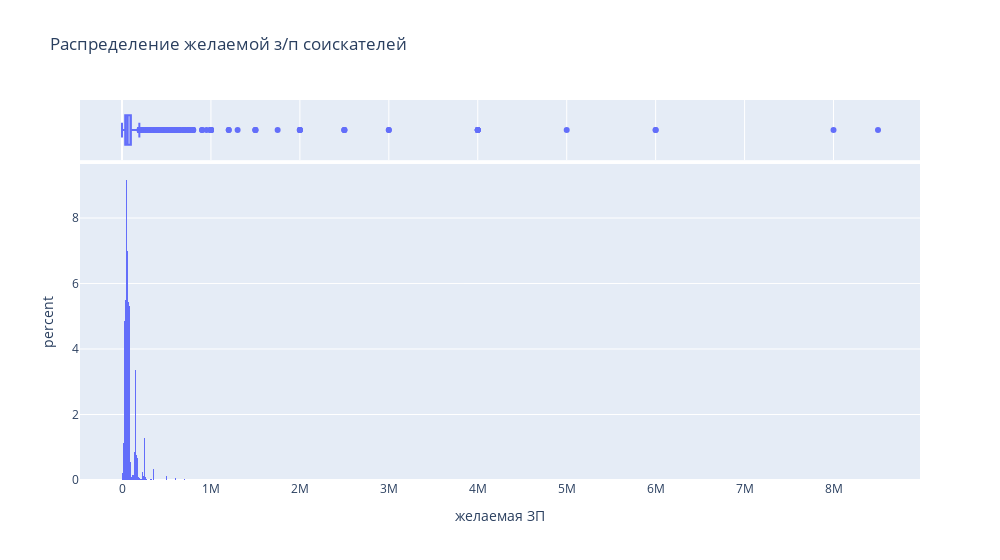

This figure's notebook cell:
### Markdown cell above
3. Постройте распределение признака **"ЗП (руб)"**. Опишите данное распределение, отвечая на следующие вопросы: каковы предельные значения признака, в каком примерном интервале находится заработная плата большинства соискателей? Есть ли аномалии для признака ЗП? Обратите внимание на гигантские размеры желаемой заработной платы.
*Совет: постройте гистограмму и коробчатую диаграмму рядом.*

### Code cell
data_hh_work['желаемая ЗП'] = data_hh_work['желаемая ЗП'].astype('int64')

px.histogram(
    data_frame=data_hh_work,
    x='желаемая ЗП',
    title='Распределение желаемой з/п соискателей',
    histnorm='percent',
    width=1000,
    marginal='box'
)

### Figure 1 — Plotly figure (JSON) as saved in the notebook; plotly's stock layout.template omitted (floating-point values rounded to 4 significant figures; data arrays with more than 128 entries replaced by an {"elided": "..."} marker saying what was removed)
{"data": [{"alignmentgroup": "True", "bingroup": "x", "histnorm": "percent", "hovertemplate": "желаемая ЗП=%{x}<br>percent=%{y}<extra></extra>", "legendgroup": "", "marker": {"color": "#636efa", "pattern": {"shape": ""}}, "name": "", "offsetgroup": "", "orientation": "v", "showlegend": false, "type": "histogram", "x": {"elided": "44744 int values"}, "xaxis": "x", "yaxis": "y"}, {"alignmentgroup": "True", "hovertemplate": "желаемая ЗП=%{x}<extra></extra>", "legendgroup": "", "marker": {"color": "#636efa"}, "name": "", "notched": true, "offsetgroup": "", "showlegend": false, "type": "box", "x": {"elided": "44744 int values"}, "xaxis": "x2", "yaxis": "y2"}], "layout": {"barmode": "relative", "legend": {"tracegroupgap": 0}, "title": {"text": "Распределение желаемой з/п соискателей"}, "width": 1000, "xaxis": {"anchor": "y", "domain": [0, 1], "title": {"text": "желаемая ЗП"}}, "xaxis2": {"anchor": "y2", "domain": [0, 1], "matches": "x", "showgrid": true, "showticklabels": false}, "yaxis": {"anchor": "x", "domain": [0, 0.8316], "title": {"text": "percent"}}, "yaxis2": {"anchor": "x2", "domain": [0.8416, 1], "matches": "y2", "showgrid": false, "showline": false, "showticklabels": false, "ticks": ""}}}
